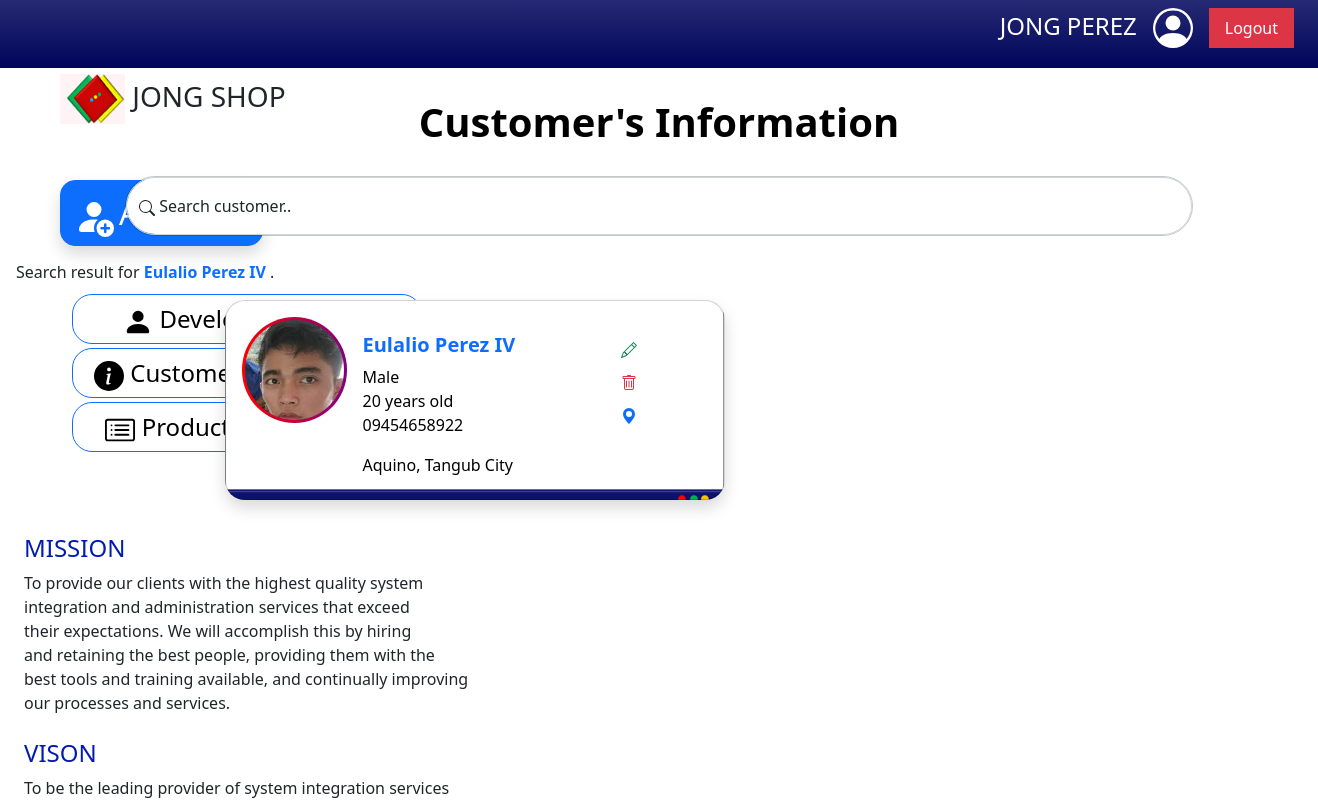
Page /index.php?keyword=Eulalio Perez IV (signed in) on the committed database.
### tables this page shows
CREATE TABLE `users` (
  `id` int(11) NOT NULL AUTO_INCREMENT,
  `full_name` varchar(123) DEFAULT NULL,
  `email` varchar(123) DEFAULT NULL,
  `password` varchar(123) DEFAULT NULL,
  PRIMARY KEY (`id`)
);

CREATE TABLE `customers` (
  `customer_id` int(11) NOT NULL AUTO_INCREMENT,
  `cust_name` varchar(55) DEFAULT NULL,
  `sex` varchar(12) DEFAULT NULL,
  `age` varchar(100) DEFAULT NULL,
  `contact` varchar(55) DEFAULT NULL,
  `barangay` varchar(100) DEFAULT NULL,
  `city` varchar(55) DEFAULT NULL,
  `country` varchar(55) DEFAULT NULL,
  `images` blob DEFAULT NULL,
  PRIMARY KEY (`customer_id`)
);

### index.php (the view, shortened to what this page needs)
<!DOCTYPE html>
<html lang="en">
<head>
    <link rel="stylesheet" href="assets/bootstrap/bootstrap.min.css">
</head>
<body>
    <?php
    require 'dbhelper.php';
    $sel = "SELECT * FROM users";
    $query = mysqli_query($conn, $sel);
    $result = mysqli_fetch_assoc($query);
    ?>
    <ul class="nav justify-content-end bg-gradient p-2 fixed-top " style="background-color: #00055b;">
        <li class="nav-item">
            <p class=" text-white fs-4 me-3" style="text-transform:uppercase">
                <?php echo $result['full_name']; ?>
            </p>
        </li>
        <li class="nav-item">
        </li>
        <li class="nav-item">
            <a class="nav-link text-white bg-gradient bg-danger me-3 btn-outline-danger" href="logout.php?"
                onclick="return confirm('You want to Logout?')">Logout</a>
        </li>
    </ul>
    <div class="row" style="margin-top:2%;">
        <div class="col-4  " style="width:500px; height:auto; background-color:#f4f4ff">
            <div class="container position-fixed">
                <div class="d-flex justify-content-between m-5 ">
                    <h3><img src="logo.png" style="width: 65px; height: 50px"> JONG SHOP</h3>
                </div>
                <div class="d-flex justify-content-between mt-4 ms-5 mb-5  ">
                    <button type="button" class="btn btn-primary btn-sm fs-2 p-2 shadow " style="border-radius:15px"
                        data-bs-toggle="modal" data-bs-target="#AddModal">Add New</a>
                </div>
                <div class="container ms-5">
                    <a href="profile.php" type="button" class="btn btn-outline-primary fs-4 mb-1 text-black "
                        style="width: 350px; border-radius: 20px;"><svg xmlns="http://www.w3.org/2000/svg" width="30"
                            height="30" fill="currentColor" class="bi bi-person-fill" viewBox="0 0 16 16">
                            <path d="M3 14s-1 0-1-1 1-4 6-4 6 3 6 4-1 1-1 1H3Zm5-6a3 3 0 1 0 0-6 3 3 0 0 0 0 6Z" />
                        </svg> Developer's
                        Profile</a><br>
                    <a href="index.php" type="button" class="btn btn-outline-primary fs-4 mb-1 text-black"
                        style="width: 350px; border-radius: 20px;"> Customer's Information</a><br>
                    <a href="products_list.php" type="button" class="btn btn-outline-primary fs-4 mb-1 text-black"
                        style="width: 350px; border-radius: 20px;"> Product's Information</a>
                </div>
                <div class="container" style="margin-top:7%">
                    <h4 style="color: #001bb1;">MISSION</h4>
                    <p>To provide our clients with the highest quality system <br>integration
                        and administration services that exceed<br> their expectations. We will
                        accomplish this by hiring <br>and retaining the best people, providing them
                        with the <br>best tools and training available, and continually improving <br>
                        our processes and services.</p>
                    <h4 class="mt-4" style="color: #001bb1;">VISON</h4>
                    <p>To be the leading provider of system integration services <br>
                        in our industry by delivering innovative solutions that meet<br>
                        or exceed our clients’ expectations. We will achieve this by<br>
                        fostering a culture of innovation, collaboration, and<br>
                        continuous improvement.</p>
                </div>
            </div>
            <?php include 'add.php'; ?>
        </div>
        <div class="col-4 " style="width:1550px; height:auto">
            <p class="text-center fs-1 fw-bold text-black " style="margin-top:5%"> Customer's Information</p>
            <div class="container">
                <form action="home.php" method="get" class="form-floating m-4 border border-dark border-opacity-25"
                    style="border-radius: 30px;">
                    <input type=" text" class="form-control" style="border-radius: 30px;" id="floatingInput"
                        placeholder="Search customer.." name="keyword">
                    <label for="floatingInput">
                        Search customer..</label>
                </form>
            </div>
            <?php if (isset($_GET['keyword']) && strlen($_GET['keyword']) > 0): ?>
                <div class="m-3 w-10s">
                    Search result for <b class="text-primary">
                        <?= $_GET['keyword'] ?>
                    </b>.
                </div>
            <?php endif; ?>
            <?php
            require('dbhelper.php');
            if (isset($_GET['keyword']) && strlen($_GET['keyword']) > 0) {
                $keyword = $_GET['keyword'];
                $where = " WHERE cust_name LIKE '%$keyword%' OR barangay LIKE '%$keyword%'";
                $result = $conn->query("SELECT * FROM customers $where ORDER BY customer_id DESC");
            } else {
                $result = $conn->query("SELECT * FROM customers ORDER BY customer_id DESC");
            } ?>
            <?php while ($row = $result->fetch_assoc()): ?>
                <div class="container" style="margin-left:14%">
                    <div class="container">
                        <div class=" float-start d-flex ">
                            <div class="card text-bg-light shadow p-3 ms-3 me-4 mb-3  " style=" width:500px;
                background-image:url(back5.png);
                background-position: center;
                background-size: cover;
                height:25vh;
                border-radius:20px">
                                <div class="row g-0">
                                    <div class="col-md-4" style="width:auto">
                                        <img src=" uploads/<?= $row['images']; ?>" class="img-fluid rounded-circle "
                                            alt=".pdf file" style="width:105px; height:60%; border-color:  max-width: 250px;
                              padding: 1rem;
                              position: relative;
                              background: linear-gradient(to right, red, purple);
                              padding: 3px;">
                                    </div>
                                    <div class="col-md-8  " style="width:auto; height:auto">
                                        <div class="card-body ">
                                            <div class="row">
                                                <div class="col-4  " style="width:250px">
                                                    <h5 class="card-title text-capitalize fw-semibold text-primary ">
                                                        <?= $row['cust_name']; ?>
                                                    </h5>
                                                    <p class="card-text  text-black">
                                                        <?= $row['sex']; ?> <br>
                                                        <?= $row['age']; ?> years old<br>
                                                        <?= $row['contact']; ?>
                                                    </p>
                                                    <p class="card-text text-warning-emphasis text-black">
                                                        <?= $row['barangay']; ?>,
                                                        <?= $row['city']; ?>
                                                    </p>
                                                </div>
                                                <div class="col-4 " style="width:auto">
                                                    <a href="customer_id=<?= $row['customer_id'];?> & cust_name=<?= $row['cust_name']; ?> & sex=<?= $row['sex']; ?> &age=<?= $row['age']; ?> & contact=<?= $row['contact']; ?> & barangay=<?= $row['barangay']; ?> & city=<?= $row['city']; ?> & country=<?= $row['country']; ?>"
                                                        class="btn btn-outline-success btn-sm mb-1" style="border:none"
                                                        data-bs-toggle="modal"
                                                        data-bs-target="#EditModal<?= $row['customer_id']; ?>"></a><br>
                                                    <a onclick="return confirm('Delete this customer?')"
                                                        href="delete.php?customer_id=<?= $row['customer_id']; ?>"
                                                        class="btn btn-outline-danger btn-sm mb-1" style="border:none">
                                                         </a><br>
                                                    <a href="mapop.php?>" class="btn btn-outline-primary btn-sm "
                                                        style="border:none" data-bs-toggle="modal"
                                                        data-bs-target="#LocationModal<?= $row['customer_id']; ?>"> <svg
                                                            xmlns="http://www.w3.org/2000/svg" width="16" height="16"
                                                            fill="currentColor" class="bi bi-geo-alt-fill"
                                                            viewBox="0 0 16 16">
                                                            <path
                                                                d="M8 16s6-5.686 6-10A6 6 0 0 0 2 6c0 4.314 6 10 6 10zm0-7a3 3 0 1 1 0-6 3 3 0 0 1 0 6z" />
                                                        </svg>
                                                    </a>
                                                </div>
                                            </div>
                                        </div>
                                    </div>
                                    <?php include 'edit.php'; ?>
                                </div>
                            </div>
                        </div>
                    </div>
                </div>
            </div>
        <?php endwhile; ?>
    </div>
</body>
</html>

### rows in the picture
users: full_name "JONG PEREZ"
customers: images (picture), cust_name "Eulalio Perez IV", sex "Male", age "20", contact "09454658922", barangay "Aquino", city "Tangub City"

### other values in the picture
$_GET['keyword'] "Eulalio Perez IV"
